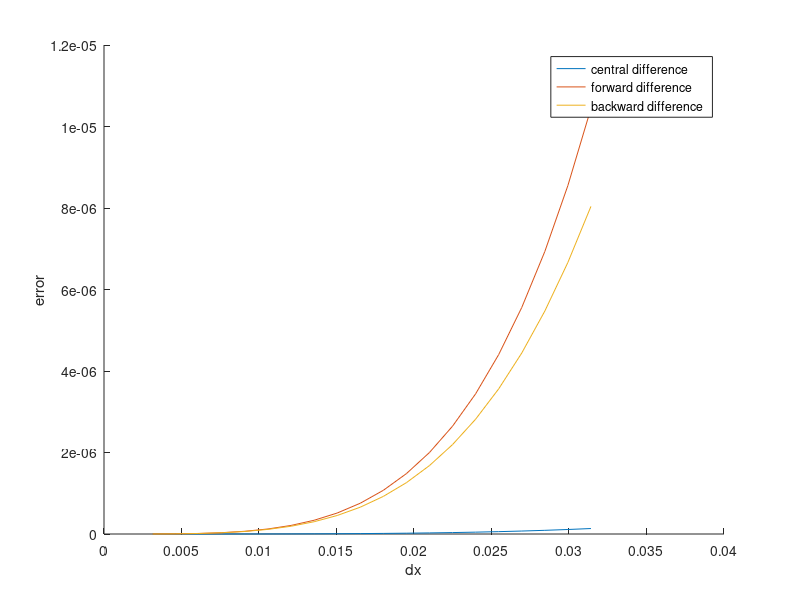

The MATLAB script that drew this image:
clear all
close all
clc

%f = exp(x)*cos(x)
x = pi/4;

dX = linspace(pi/100,pi/1000,20);

analytical_solution = -2*exp(x)*sin(x);

for i = 1:length(dX)
    dx = dX(i);
    central_diff(i) =  ((-1*exp(x-2*dx)*cos(x-2*dx))+(16*exp(x-dx)*cos(x-dx))-(30*exp(x)*cos(x))+(16*exp(x+dx)*cos(x+dx))-(exp(x+2*dx)*cos(x+2*dx)))/(12*dx^2);
    forward_diff(i)=((45*exp(x)*cos(x))+(-154*exp(x+dx)*cos(x+dx))+(214*exp(x+(2*dx))*cos(x+(2*dx)))+(-156*exp(x+(3*dx))*cos(x+(3*dx)))+(61*exp(x+(4*dx))*cos(x+(4*dx)))+(-10*exp(x+(5*dx))*cos(x+(5*dx))))./(12*(dx.^2));
    backward_diff(i)=((45*exp(x)*cos(x))+(-154*exp(x-dx)*cos(x-dx))+(214*exp(x-(2*dx))*cos(x-(2*dx)))+(-156*exp(x-(3*dx))*cos(x-(3*dx)))+(61*exp(x-(4*dx))*cos(x-(4*dx)))+(-10*exp(x-(5*dx))*cos(x-(5*dx))))./(12*(dx.^2));
end

error_central_diff  = abs(central_diff-analytical_solution)
error_forward_diff  = abs(forward_diff-analytical_solution)
error_backward_diff = abs(backward_diff-analytical_solution)

hold on 
plot(dX,error_central_diff)
plot(dX,error_forward_diff)
plot(dX,error_backward_diff)
xlabel('dx')
ylabel('error')
legend('central difference','forward difference','backward difference')

